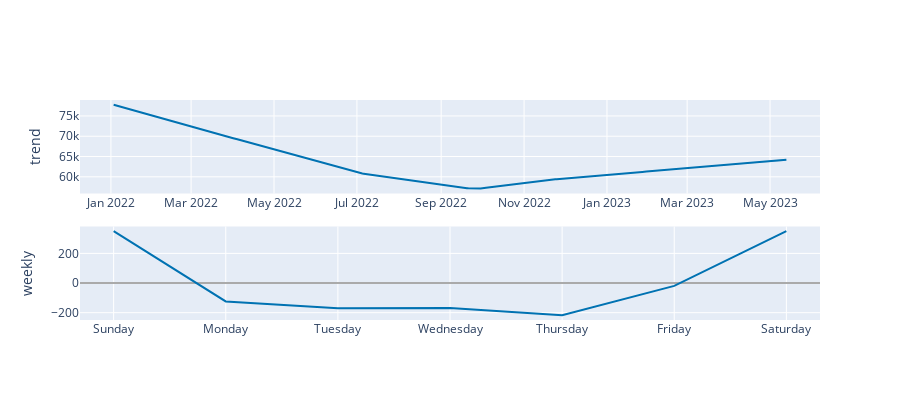

Write notebook code for a chart like this one.
### Markdown cell above
컴포넌트 별 시각화에서는 seasonality 별 시각화를 진행해 볼 수 있습니다. **trend, yearly, weekly 데이터를 시각화**하여 보여 줍니다.

### Code cell
plot_components_plotly(m, forecast)

### Figure 1 — Plotly figure (JSON) as saved in the notebook; plotly's stock layout.template omitted (floating-point values rounded to 4 significant figures; data arrays with more than 128 entries replaced by an {"elided": "..."} marker saying what was removed)
{"data": [{"line": {"color": "#0072B2", "width": 2}, "mode": "lines", "name": "trend", "type": "scatter", "x": {"elided": "347 str values"}, "xaxis": "x", "y": {"elided": "347 float values"}, "yaxis": "y"}, {"line": {"color": "rgba(0, 114, 178, 0.2)", "width": 0}, "mode": "lines", "name": "trend_upper", "type": "scatter", "x": {"elided": "347 str values"}, "xaxis": "x", "y": {"elided": "347 float values"}, "yaxis": "y"}, {"fill": "tonexty", "fillcolor": "rgba(0, 114, 178, 0.2)", "line": {"color": "rgba(0, 114, 178, 0.2)", "width": 0}, "mode": "lines", "name": "trend_lower", "type": "scatter", "x": {"elided": "347 str values"}, "xaxis": "x", "y": {"elided": "347 float values"}, "yaxis": "y"}, {"line": {"color": "#0072B2", "width": 2}, "mode": "lines", "name": "weekly", "type": "scatter", "x": ["2017-01-01T00:00:00", "2017-01-02T00:00:00", "2017-01-03T00:00:00", "2017-01-04T00:00:00", "2017-01-05T00:00:00", "2017-01-06T00:00:00", "2017-01-07T00:00:00"], "xaxis": "x2", "y": [349.9, -124.3, -170.2, -167.9, -217.8, -19.53, 349.9], "yaxis": "y2"}], "layout": {"height": 400, "showlegend": false, "width": 900, "xaxis": {"anchor": "y", "domain": [0, 1], "range": ["2021-12-09T06:00:00", "2023-06-06T18:00:00"], "type": "date"}, "xaxis2": {"anchor": "y2", "domain": [0, 1], "range": ["2016-12-31T16:48:00", "2017-01-07T07:12:00"], "tickformat": "%A", "type": "date"}, "yaxis": {"anchor": "x", "domain": [0.575, 1], "rangemode": "normal", "title": {"text": "trend"}, "zerolinecolor": "#AAA"}, "yaxis2": {"anchor": "x2", "domain": [0, 0.425], "title": {"text": "weekly"}, "zerolinecolor": "#AAA"}}}
